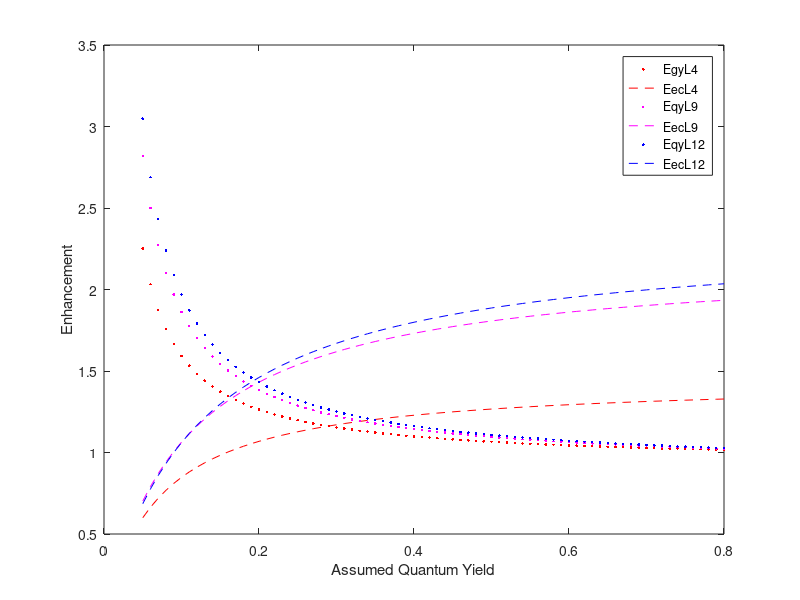

MATLAB code to generate this figure:
Q = 0.05:0.01:0.8;

Tau1 = 1.67e-9;
%For the Rod of L4%
Tau2L4 = 1.56e-9;

Gamma_Knr = 1/Tau1;
Gamma = Q*Gamma_Knr;
Knr = Gamma_Knr - Gamma;
Gamma_Knr_GammaM = 1/Tau2L4;
GammaM = Gamma_Knr_GammaM - Gamma_Knr;
Qm = (Gamma+GammaM)./(Gamma+GammaM+Knr);

Eqy = Qm./Q;

IefL4 = 1.35;

Eec = IefL4./Eqy;

%For the rod of L9%

Tau2L9 = 1.51e-9;
Gamma_Knr_GammaM_L9 = 1/Tau2L9;
GammaML9 = Gamma_Knr_GammaM_L9 - Gamma_Knr;
QmL9 = (Gamma+GammaML9)./(Gamma+GammaML9+Knr);

EqyL9 = QmL9./Q;

IefL9 = 1.98;

EecL9 = IefL9./EqyL9;

%For the rod of L12%

Tau2L12 = 1.49e-9;
Gamma_Knr_GammaM_L12 = 1/Tau2L12;
GammaML12 = Gamma_Knr_GammaM_L12 - Gamma_Knr;
QmL12 = (Gamma+GammaML12)./(Gamma+GammaML12+Knr);

EqyL12 = QmL12./Q;

IefL12 = 2.09;

EecL12 = IefL12./EqyL12;

plot(Q,Eqy,'.r');
hold on
plot(Q,Eec,'--r');
hold on
plot(Q,EqyL9,'.m');
hold on
plot(Q,EecL9,'--m');
hold on
plot(Q,EqyL12,'.b');
hold on
plot(Q,EecL12,'--b');
legend('EgyL4','EecL4','EqyL9','EecL9','EqyL12','EecL12')
hold off
xlabel('Assumed Quantum Yield');
ylabel('Enhancement');